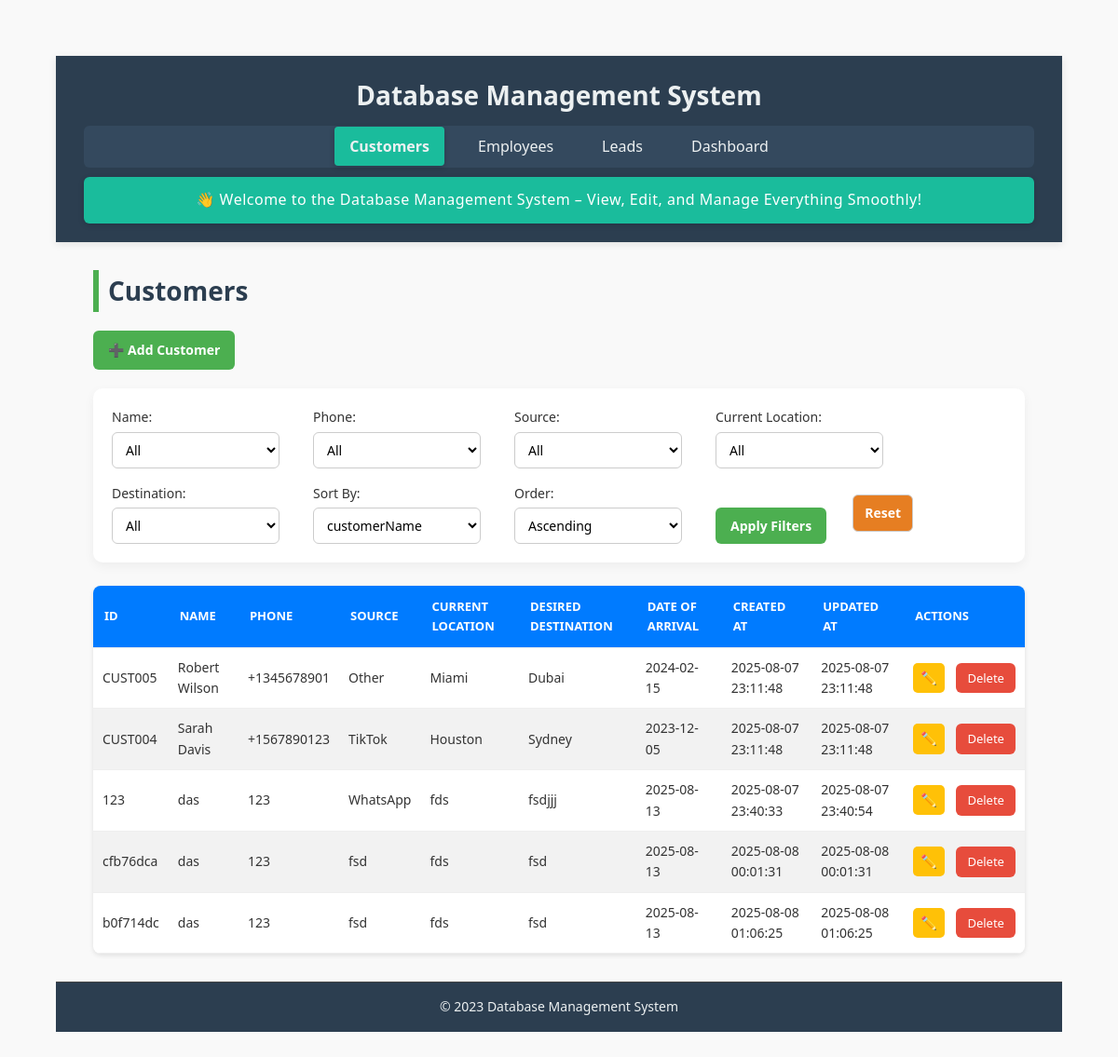
Page /customers on the committed database.
### tables this page shows
CREATE TABLE customers (
    customerId TEXT PRIMARY KEY,
    customerName TEXT NOT NULL,
    phone TEXT NOT NULL,
    source TEXT NOT NULL,
    currentLocation TEXT NOT NULL,
    desiredDestination TEXT NOT NULL,
    dateOfArrival TEXT,
    createdAt TEXT DEFAULT CURRENT_TIMESTAMP,
    updatedAt TEXT DEFAULT CURRENT_TIMESTAMP
);

### app.py (the view)
@app.route('/customers')
def customers():
    filters = {
        "customerName": request.args.get("name", ""),
        "phone": request.args.get("phone", ""),
        "source": request.args.get("source", ""),
        "currentLocation": request.args.get("currentLocation", ""),
        "desiredDestination": request.args.get("desiredDestination", "")
    }
    sort_by = request.args.get("sort_by", "customerName")
    sort_order = request.args.get("sort_order", "asc")
    query = "SELECT * FROM customers WHERE 1=1"
    params = []
    for col, val in filters.items():
        if val:
            query += f" AND {col} = ?"
            params.append(val)
    query += f" ORDER BY {sort_by} {sort_order.upper()}"
    with closing(get_db_connection()) as conn:
        with closing(conn.cursor()) as cursor:
            cursor.execute(query, params)
            customers = cursor.fetchall()
            column_values = {}
            for col in filters:
                cursor.execute(f"SELECT DISTINCT {col} FROM customers ORDER BY {col}")
                column_values[col] = [row[0] for row in cursor.fetchall() if row[0]]
    return render_template("customers.html",
                         customers=customers,
                         filters=filters,
                         sort_by=sort_by,
                         sort_order=sort_order,
                         column_values=column_values)

### app.py (called while the page is built)
def get_db_connection():
    conn = sqlite3.connect(DATABASE, timeout=10)
    conn.row_factory = sqlite3.Row
    conn.execute("PRAGMA journal_mode=WAL")
    return conn

### templates/customers.html (shortened to what this page needs)
{% extends "base.html" %}
{% block content %}
<h2>Customers</h2>
<div class="button-group">
    <a href="{{ url_for('add_customer') }}" class="btn">➕ Add Customer</a>
</div>
<form method="GET" action="{{ url_for('customers') }}" class="filter-form">
    <label>Name:
        <select name="name">
            <option value="">All</option>
        </select>
    </label>
    <label>Phone:
        <select name="phone">
            <option value="">All</option>
        </select>
    </label>
    <label>Source:
        <select name="source">
            <option value="">All</option>
        </select>
    </label>
    <label>Current Location:
        <select name="currentLocation">
            <option value="">All</option>
        </select>
    </label>
    <label>Destination:
        <select name="desiredDestination">
            <option value="">All</option>
        </select>
    </label>
    <label>Sort By:
        <select name="sort_by">
            {% for col in ['customerId', 'customerName', 'phone', 'source', 'currentLocation', 'desiredDestination',
            'dateOfArrival', 'createdAt', 'updatedAt'] %}
            <option value="{{ col }}" {% if sort_by==col %}selected{% endif %}>{{ col }}</option>
            {% endfor %}
        </select>
    </label>
    <label>Order:
        <select name="sort_order">
            <option value="asc" {% if sort_order=='asc' %}selected{% endif %}>Ascending</option>
        </select>
    </label>
    <button type="submit" class="btn">Apply Filters</button>
    <a href="{{ url_for('customers') }}" class="btn danger">Reset</a>
</form>
<table>
    <thead>
        <tr>
            <th>ID</th>
            <th>Name</th>
            <th>Phone</th>
            <th>Source</th>
            <th>Current Location</th>
            <th>Desired Destination</th>
            <th>Date of Arrival</th>
            <th>Created At</th>
            <th>Updated At</th>
            <th>Actions</th>
        </tr>
    </thead>
    <tbody>
        {% for customer in customers %}
        <tr>
            <td>{{ customer.customerId }}</td>
            <td>{{ customer.customerName }}</td>
            <td>{{ customer.phone }}</td>
            <td>{{ customer.source }}</td>
            <td>{{ customer.currentLocation }}</td>
            <td>{{ customer.desiredDestination }}</td>
            <td>{{ customer.dateOfArrival or '' }}</td>
            <td>{{ customer.createdAt }}</td>
            <td>{{ customer.updatedAt }}</td>
            <td>
                <a href="{{ url_for('edit_customer', customer_id=customer.customerId) }}" class="btn small">✏️</a>
                <a href="{{ url_for('delete_customer', customer_id=customer.customerId) }}" class="btn-delete"
                    onclick="return confirm('Are you sure you want to delete this customer?');">Delete</a>
            </td>
        </tr>
        {% endfor %}
    </tbody>
</table>
{% endblock %}

### static/style.css (style rules this page uses)
* { margin: 0; padding: 0; box-sizing: border-box; }
body { font-family: 'Segoe UI', Tahoma, Geneva, Verdana, sans-serif; line-height: 1.6; background-color: #f8f9fa; color: #333; min-height: 100vh; display: flex; flex-direction: column; }

### static/customers.css (style rules this page uses)
* { box-sizing: border-box; margin: 0; padding: 0; font-family: 'Segoe UI', Tahoma, Geneva, Verdana, sans-serif; }
body { background: #f6f9fc; color: #333; padding: 40px; }
h2 { margin-bottom: 25px; font-size: 28px; color: #222; border-left: 6px solid #4CAF50; padding-left: 10px; }
.button-group { margin-bottom: 20px; }
.btn { display: inline-block; background-color: #4CAF50; color: white; padding: 10px 16px; text-decoration: none; border-radius: 6px; margin-right: 12px; font-size: 14px; font-weight: 600; transition: background-color 0.3s, transform 0.2s; border: none; cursor: pointer; }
.btn.small { padding: 6px 10px; font-size: 13px; background-color: #3498db; }
.btn-delete { display: inline-block; background-color: #e74c3c; color: white; padding: 6px 12px; text-decoration: none; border-radius: 6px; font-size: 13px; margin-left: 5px; transition: background-color 0.3s, transform 0.2s; }
.btn.danger { background-color: #e67e22; }
.filter-form { background-color: #ffffff; padding: 20px; margin-bottom: 25px; border-radius: 10px; box-shadow: 0 4px 12px rgba(0,0,0,0.05); display: flex; flex-wrap: wrap; gap: 16px; }
.filter-form label { display: flex; flex-direction: column; font-size: 14px; font-weight: 500; color: #333; margin-right: 20px; }
.filter-form select { padding: 8px 10px; font-size: 14px; margin-top: 4px; border: 1px solid #ccc; border-radius: 6px; background-color: #fff; width: 180px; }
.filter-form button { align-self: flex-end; }
table { width: 100%; border-collapse: collapse; background: #fff; box-shadow: 0 4px 10px rgba(0,0,0,0.05); border-radius: 10px; overflow: hidden; }
thead { background-color: #4CAF50; color: white; }
th, td { padding: 12px 15px; text-align: left; font-size: 14px; border-bottom: 1px solid #eee; }
th { font-weight: 600; text-transform: uppercase; font-size: 13px; }
td:last-child { white-space: nowrap; }

### static/employees.css (style rules this page uses)
body { font-family: Arial, sans-serif; background-color: #f9f9f9; margin: 20px; color: #333; }
h2 { color: #2c3e50; margin-bottom: 20px; }
form { display: flex; flex-wrap: wrap; gap: 15px; align-items: center; background-color: #ffffff; padding: 15px; border-radius: 8px; box-shadow: 0 2px 4px rgba(0,0,0,0.1); margin-bottom: 20px; }
form label { margin-right: 5px; font-weight: bold; }
form select, form button, form a.btn { padding: 8px 12px; font-size: 14px; border: 1px solid #ccc; border-radius: 6px; background-color: white; transition: 0.3s ease; }
form button { background-color: #007BFF; color: white; border: none; cursor: pointer; }
form a.btn { text-decoration: none; background-color: #28a745; color: white; }
table { width: 100%; border-collapse: collapse; background-color: #ffffff; border-radius: 8px; overflow: hidden; box-shadow: 0 2px 5px rgba(0,0,0,0.1); }
thead { background-color: #007BFF; color: white; }
thead th { padding: 12px; text-align: left; font-weight: bold; }
tbody tr { border-bottom: 1px solid #ddd; }
tbody tr:nth-child(even) { background-color: #f2f2f2; }
tbody td { padding: 10px; }
.btn.small { padding: 5px 8px; margin-right: 4px; background-color: #ffc107; color: black; border: none; border-radius: 5px; text-decoration: none; font-size: 14px; transition: background-color 0.3s ease; }

### rows in the picture
customers: customerId "CUST005", customerName "Robert Wilson", phone "+1345678901", source "Other", currentLocation "Miami", desiredDestination "Dubai", dateOfArrival "2024-02-15", createdAt "2025-08-07 23:11:48", updatedAt "2025-08-07 23:11:48"
customers: customerId "CUST004", customerName "Sarah Davis", phone "+1567890123", source "TikTok", currentLocation "Houston", desiredDestination "Sydney", dateOfArrival "2023-12-05", createdAt "2025-08-07 23:11:48", updatedAt "2025-08-07 23:11:48"
customers: customerId "123", customerName "das", phone "123", source "WhatsApp", currentLocation "fds", desiredDestination "fsdjjj", dateOfArrival "2025-08-13", createdAt "2025-08-07 23:40:33", updatedAt "2025-08-07 23:40:54"
customers: customerId "cfb76dca", customerName "das", phone "123", source "fsd", currentLocation "fds", desiredDestination "fsd", dateOfArrival "2025-08-13", createdAt "2025-08-08 00:01:31", updatedAt "2025-08-08 00:01:31"
customers: customerId "b0f714dc", customerName "das", phone "123", source "fsd", currentLocation "fds", desiredDestination "fsd", dateOfArrival "2025-08-13", createdAt "2025-08-08 01:06:25", updatedAt "2025-08-08 01:06:25"

### other values in the picture
form field sort_by "customerName"
